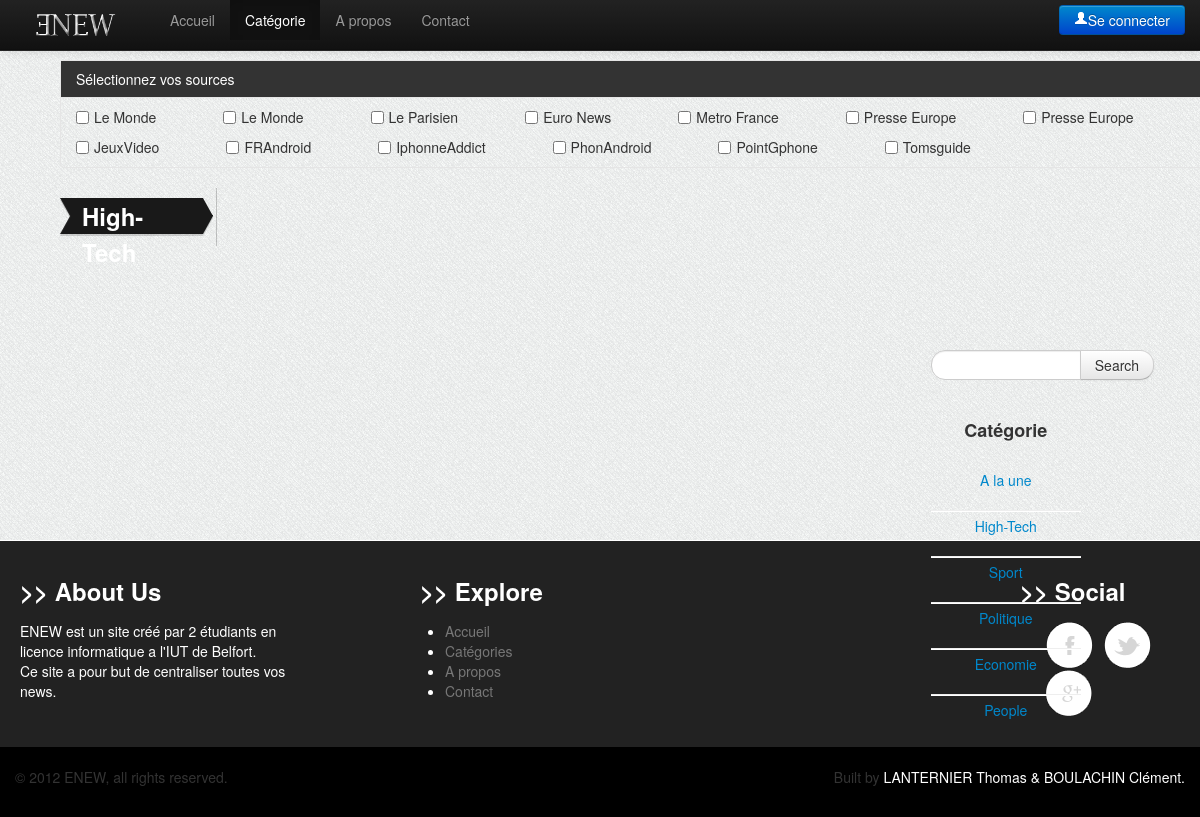
The page /php/liste_article.php?id_cat=2 on the database its author committed.
### tables this page shows
CREATE TABLE SOURCE (id_source int AUTO_INCREMENT NOT NULL,
id_cat INT,
libelle CHAR(50),
lien CHAR(255),
PRIMARY KEY (id_source, id_cat) );

### php/liste_article.php (the view, shortened to what this page needs)
<!DOCTYPE html>
<html lang="fr">
	<head>
		<link href="../css/bootstrap.css" rel="stylesheet">
		<link href="../css/style.css" rel="stylesheet">
		<link rel="stylesheet" href="../css/responsiveslides.css" />
		<link rel="stylesheet" href="../css/style_comment.css" />
		<link href="../css/bootstrap-responsive.css" rel="stylesheet">
	</head>
	<body onload="filtre_source1();">
		<div class="navbar navbar-inverse navbar-fixed-top">
			<div class="navbar-inner">
				<div class="container">
					<a class="brand" href="#"><img src="../img/logo blanc.png" alt=""/></a>
					<div class="nav-collapse collapse">
						<ul class="nav">
							<li>
								<a href="../index.php">Accueil</a>
							</li>
							<li class="active">
								<a href="categorie.php">Catégorie</a>
							</li>
							<li>
								<a href="apropos.php">A propos</a>
							</li>
							<li>
								<a href="contact.php">Contact</a>
							</li>
						</ul>
						<ul class="nav pull-right">
							<?php
							if (isset($_SESSION['user'])) {echo("
<div class=\"btn-group\">
<a class=\"btn btn-primary\" href=\"profil.php\" >" . $_SESSION['user'] . "</a>
<button class=\"btn btn-primary dropdown-toggle\" data-toggle=\"dropdown\">
<span class=\"caret\"></span>
</button>
<ul class=\"dropdown-menu\">
<li>
<a href=\"profil.php\">Profil</a>
</li>
<li class=\"divider\"></li>
<li>
<a href=\"logout.php\">Logout</a>
</li>
</ul>
</div>");
							} else {
								echo("<a href=\"login.php\" class=\"btn btn-primary\"><i class=\"icon-user icon-white\"></i>Se connecter</a>");
							}
							?>
						</ul>
					</div>
				</div>
			</div>
		</div>
		<div class="container" id="container" style="margin-left:5%;min-height: 460px;">
			<div class="row-fluid">
				<?php
if (!isset($_POST['searching'])) {
				?>
				<div class="accordion" id="accordion2">
					<div class="accordion-group">
						<div class="accordion-heading">
							<a class="accordion-toggle" data-toggle="collapse" data-parent="#accordion2" href="#collapseOne" style="background-color: #333;"> <span style="color: white;text-decoration: none;">Sélectionnez vos sources</span> <i class="icon-arrow-down icon-white pull-right"></i> </a>
						</div>
						<div id="collapseOne" class="accordion-body collapse in">
							<div class="accordion-inner">
								<form>
									<?php
									$requete = 'SELECT * FROM SOURCE WHERE ID_CAT=' . $_GET['id_cat'];
									$query = mysql_query($requete) or die("ERREUR MYSQL numéro: " . mysql_errno() . "<br>Type de cette erreur: " . mysql_error() . "<br>\n");
									while ($result = mysql_fetch_assoc($query)) {
										$requete2 = 'SELECT * FROM SOURCE_FAV WHERE login="' . $_SESSION['user'] . '" AND id_source=' . $result['id_source'] . ';';
										$query2 = mysql_query($requete2) or die("ERREUR MYSQL numéro: " . mysql_errno() . "<br>Type de cette erreur: " . mysql_error() . "<br>\n");
										if ($result2 = mysql_fetch_assoc($query2)) {
											echo("<input class=\"check_source\" onclick=\"filtre_source(this);\" type='checkbox' value='" . $result['id_source'] . "' style=\"float:left;margin-right: 5px;\" checked/><p style=\"float:left;margin-right:67px;\">" . $result['libelle'] . "</p>");
										} else {
											echo("<input class=\"check_source\" onclick=\"filtre_source(this);\" type='checkbox' value='" . $result['id_source'] . "' style=\"float:left;margin-right: 5px;\" /><p style=\"float:left;margin-right:67px;\">" . $result['libelle'] . "</p>");
										}
									}
									?>
								</form>
							</div>
						</div>
					</div>
				</div>
				<?php
				}
				?>
				<div id="span-article">
					<div class="slider_control">
						<h3 class="drapeau"><?php
						if (!isset($_POST['searching'])) {
							switch($_GET['id_cat']) {
								case 2 :
									echo "<span>High-Tech</span>";
									break;
							}
						} else {
							echo "<span>Recherche</span>";
						}
						?></h3>
					</div>
				</div>
				<aside class="span2" id="scroll-cat" >
					<form class="form-search"  action='liste_article.php' method='POST'>
						<div class="input-append" >
							<input type="text" class="span2 search-query" name='searching' style="width:150px;margin-bottom:20px;">
							<button type="submit" class="btn">
								Search
							</button>
						</div>
					</form>
					<div style="width:150px;text-align:center;">
						<h4>Catégorie</h4>
						<br>
						<a href="liste_article.php?id_cat=0">A la une</a>
						<hr style="margin-bottom:4px;">
						<a href="liste_article.php?id_cat=2">High-Tech</a>
						<hr style="margin-bottom:4px;">
						<a href="liste_article.php?id_cat=3">Sport</a>
						<hr style="margin-bottom:4px;">
						<a href="liste_article.php?id_cat=1">Politique</a>
						<hr style="margin-bottom:4px;">
						<a href="liste_article.php?id_cat=4">Economie</a>
						<hr style="margin-bottom:4px;">
						<a href="liste_article.php?id_cat=5">People</a>
					</div>
				</aside>
			</div>
		</div>
		<div id="extra" style="background-color:#222;border-top:1px solid;color:white;padding:20px;margin-top:20px;">
			<div class="inner">
				<div class="container">
					<div class="row-fluid">
						<div class="span3">
							<h3><span class="slash">>></span></span> About Us</h3>
							<p>
								ENEW est un site créé par 2 étudiants en licence informatique a l'IUT de Belfort.
								<br>
								Ce site a pour but de centraliser toutes vos news.
							</p>
						</div>
						<div class="span3 offset1">
							<h3><span class="slash">>></span> Explore</h3>
							<ul class="footer-links clearfix">
								<li>
									<a href="../index.php" style="text-decoration: none;color:#777;list-style:none;">Accueil</a>
								</li>
								<li>
									<a href="categorie.php" style="text-decoration: none;color:#777;list-style:none;">Catégories</a>
								</li>
								<li>
									<a href="apropos.php" style="text-decoration: none;color:#777;list-style:none;">A propos</a>
								</li>
								<li>
									<a href="contact.php" style="text-decoration: none;color:#777;list-style:none;">Contact</a>
								</li>
							</ul>
						</div>
						<div class="span3"></div>
						<div class="span2">
							<h3><span class="slash">>></span> Social</h3>
							<ul class="footer-links clearfix">
								<a href="http://facebook.com/" style="float:left;margin-right:10px;" ><img onmouseover="this.src='../img/facebook-c.png'; " onmouseout="this.src='../img/facebook.png'; " src="../img/facebook.png"/></a>
								<a href="http://twitter.com/" style="float:left;margin-right:10px;"><img onmouseover="this.src='../img/twitter-c.png'; " onmouseout="this.src='../img/twitter.png'; " src="../img/twitter.png"/></a>
								<a href="http://google.com/" style="float:left;"><img onmouseover="this.src='../img/google-c.png'; " onmouseout="this.src='../img/google.png'; " src="../img/google.png"/></a>
							</ul>
						</div>
					</div>
				</div>
			</div>
		</div>
		<div id="footer" style="background-color: black;color: #333;padding: 20px 0px;">
			<div class="inner">
				<div class="container">
					<div class="row">
						<div id="footer-copyright" class="span4">
							&copy; 2012 ENEW, all rights reserved.
						</div>
						<div id="footer-terms" class="span8">
							<p class="pull-right">
								Built by<a href=""  style="text-decoration: none;color:white;"> LANTERNIER Thomas & BOULACHIN Clément.</a>
							</p>
						</div>
					</div>
				</div>
			</div>
		</div>
	</body>
</html>

### css/style.css (style rules this page uses)
body { background-image:url(../img/bg_diag.png); }
#span-article { border-right:1px solid rgba(0, 0, 0, 0.2); margin-right:30px; float:left; }
.drapeau { background:url(../img/h3_end.png) no-repeat left top; padding:0 0 0 12px; height:38px; width:90%; }
.drapeau span { background: url(../img/h3_start.png) no-repeat right top; padding: 0 20px 0 10px; color: white; height: 38px; line-height: 36px; display: block; float: left; }
aside { top:320px; padding-top:50px; position: absolute; left:75%; }
#scroll-cat { top:300px; padding-top:50px; position: absolute; left:75%; }

### php/liste_article.php (style rules this page uses)
body { padding-top: 60px; }

### rows shown on the page
source: libelle "Le Monde"
source: libelle "Le Monde"
source: libelle "Le Parisien"
source: libelle "Euro News"
source: libelle "Metro France"
source: libelle "Presse Europe"
source: libelle "Presse Europe"
source: libelle "JeuxVideo"
source: libelle "FRAndroid"
source: libelle "IphonneAddict"
source: libelle "PhonAndroid"
source: libelle "PointGphone"
source: libelle "Tomsguide"
